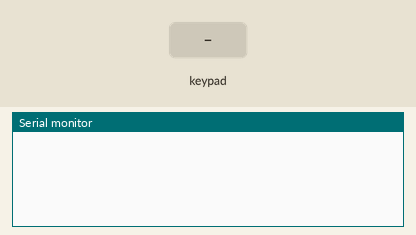
A sketch run on a simulated Arduino Uno, built with avr-gcc and run on an emulated ATmega328P. Shown: the last lines printed to the serial monitor. Inputs (shaded band) come from the test bench.

Above: at 1.2 s.
1.3 s: key '1' pressed
At 2.5 s:
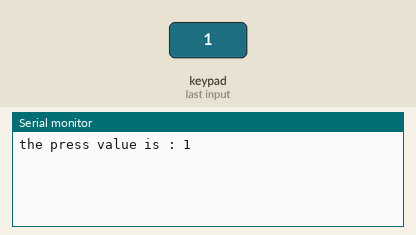
2.8 s: keypad keys 1 3 1 2 1 1 1 0 # pressed 0.4 s apart
At 6.4 s:
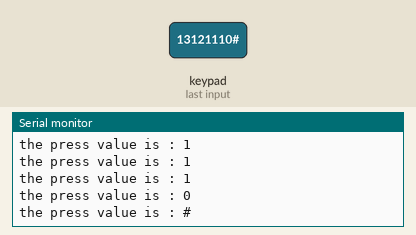
7.9 s: key 'A' pressed
At 9.1 s:
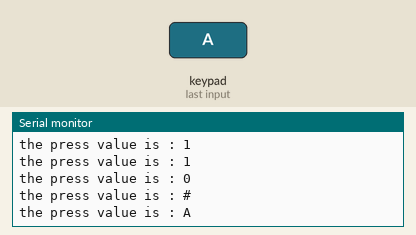
9.4 s: keypad keys 1 3 1 2 1 1 1 0 * pressed 0.4 s apart
At 14.1 s:
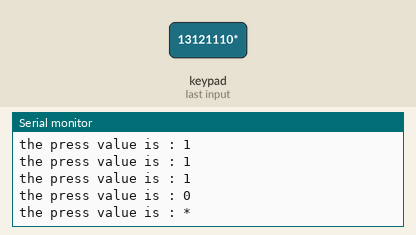
14.5 s: key 'B' pressed
At 15.4 s:
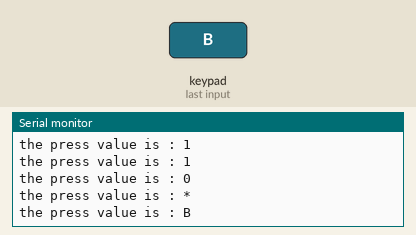
16.0 s: keypad keys 1 3 1 2 1 1 1 0 D pressed 0.4 s apart
At 20.2 s:
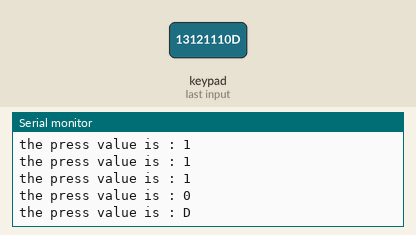
Timing chart, 0 to 21.7 s (numbered marks = the images above; inputs shaded):
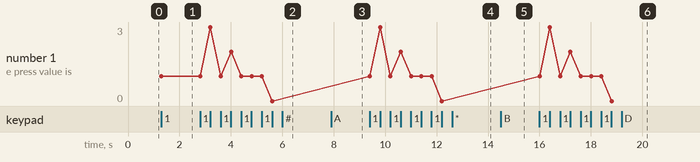

The sketch:

exercise4keypadWithLib.ino
```cpp
#include <Keypad.h> // Include the Keypad library to interface with the 4x4 keypad

#define ROW 4 // Define the number of rows in the keypad
#define COL 4 // Define the number of columns in the keypad

// Define the keys on the 4x4 keypad
char keys[ROW][COL] = {
  	{'1','2','3','A'}, // Row 1 keys
  	{'4','5','6','B'}, // Row 2 keys
    {'7','8','9','C'}, // Row 3 keys
    {'*','0','#','D'}, // Row 4 keys
};

// Specify the Arduino pins connected to the keypad rows
byte rowPin[ROW] = {13,12,11,10};
// Specify the Arduino pins connected to the keypad columns
byte colPin[COL] = {9,8,7,6};

// Initialize the keypad by passing the key map, row pins, column pins, and dimensions of the keypad
Keypad keypad = Keypad(makeKeymap(keys), rowPin, colPin, ROW, COL);

void setup(){
  Serial.begin(9600); // Start serial communication at 9600 bps
}

void loop(){
  char key = keypad.getKey(); // Get the key that is pressed
  if(key != NO_KEY){ // If a key is pressed (i.e., key is not NO_KEY which indicates no key pressed)
    Serial.print("the press value is : "); // Print a message indicating a key press
    Serial.println(key); // Print the value of the key that was pressed
    delay(100); // Wait for 100 milliseconds to debounce and prevent multiple readings
  }
}
```

Measured:
- after the input at 1.3 s, the serial monitor: prints a new line at once (image 1)
- after the input at 2.8 s, the serial monitor: prints a new line after 0.40 s (image 2)
- after the input at 7.9 s, the serial monitor: prints a new line at once (image 3)
- after the input at 9.4 s, the serial monitor: prints a new line at once (image 4)
- after the input at 14.5 s, the serial monitor: prints a new line at once (image 5)
- after the input at 16.0 s, the serial monitor: prints a new line at once (image 6)
- plotted number 1: 1 → 0 after the input at 2.8 s
